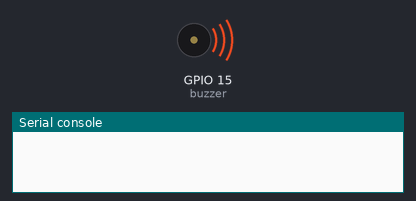
The program below on a simulated ESP32 board running MicroPython. Shown: buzzer (waves = sounding), the last lines printed to the serial console. At 22.5 s the program stops and its outputs stay as they are.

Above: at 0.2 s.
At 22.5 s:
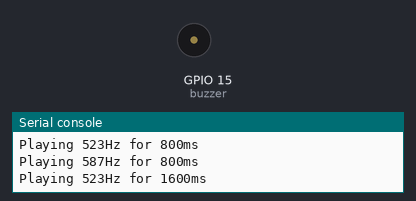
Timing chart, 0 to 24.0 s (numbered marks = the images above):
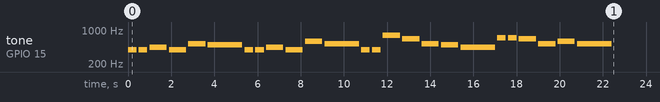

Measured:
- by itself, tone on GPIO 15 (buzzer): plays 392 Hz for 0.40 s, 392 Hz for 0.40 s, 440 Hz for 0.80 s, 392 Hz for 0.80 s, 523 Hz for 0.80 s, 494 Hz for 1.6 s … (25 notes in this stretch)

The program:

buzzer.py
```python
# buzzer.py


from machine import Pin, PWM
import time

# 1. Initialize PWM on a specific GPIO pin (e.g., Pin 15)
# Set the initial frequency (e.g., 1000 Hz)
buzzer = PWM(Pin(15), freq=1000, duty_u16=0)

def play_tone(frequency, duration_ms):
    if frequency > 0:
        buzzer.freq(frequency)
        buzzer.duty_u16(32768)  # 50% duty cycle for square wave

    time.sleep_ms(duration_ms)
    buzzer.duty_u16(0)         # Stop the sound
    print(f"Playing {frequency}Hz for {duration_ms}ms")

# Frequencies for "Happy Birthday" melody (in Hz)
# Notes: C4=262, D4=294, E4=330, F4=349, G4=392, A4=440, B4=494, C5=523
notes = {
    'C4': 262, 'D4': 294, 'E4': 330, 'F4': 349,
    'G4': 392, 'A4': 440, 'B4': 494,
    'C5': 523, 'D5': 587, 'E5': 659, 'F5': 698, 'G5': 784
}

# Melody sequence: (note, duration in ms)
melody = [
    ('G4', 400), ('G4', 400), ('A4', 800), ('G4', 800), ('C5', 800), ('B4', 1600),
    ('G4', 400), ('G4', 400), ('A4', 800), ('G4', 800), ('D5', 800), ('C5', 1600),
    ('G4', 400), ('G4', 400), ('G5', 800), ('E5', 800), ('C5', 800), ('B4', 800), ('A4', 1600),
    ('F5', 400), ('F5', 400), ('E5', 800), ('C5', 800), ('D5', 800), ('C5', 1600)
]

# Play the melody
for note, duration in melody:
    play_tone(notes.get(note, 0), duration)
    time.sleep_ms(100)  # Short pause between notes


# 3. Clean up (optional)
buzzer.deinit()
```
